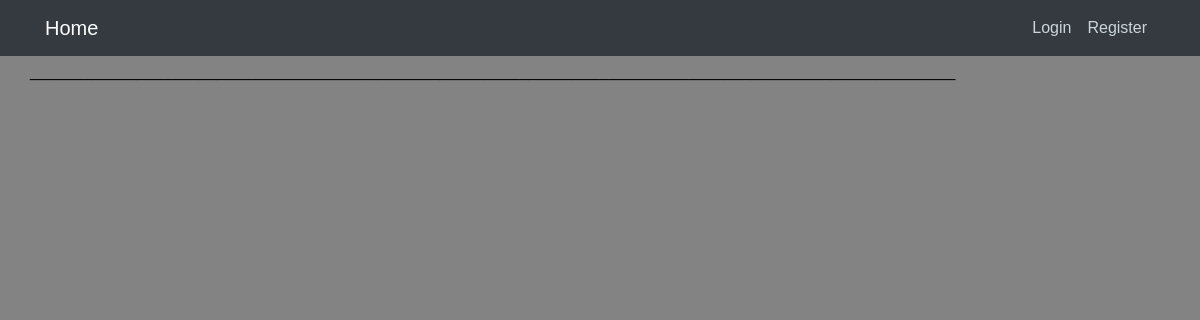
The app's page /, older data.
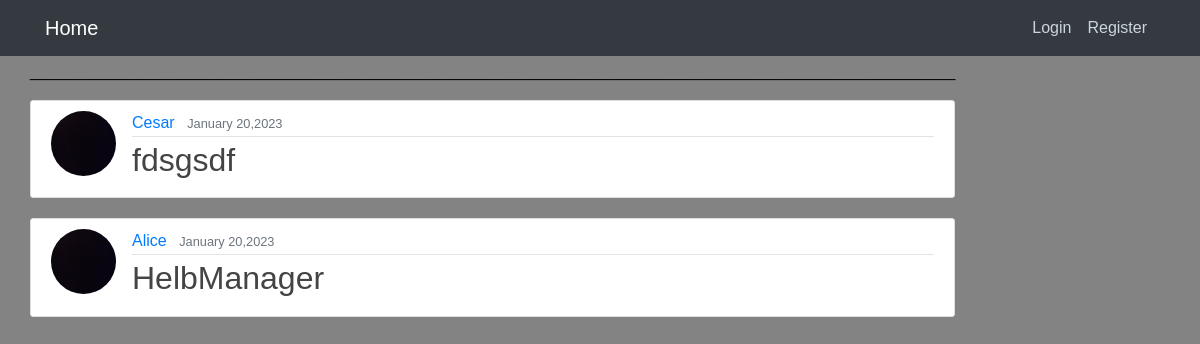
The same page, newer data.
### blog/models.py (models this page shows, shortened)
class Post(models.Model):
    date_posted = models.DateTimeField(default=timezone.now)
    author = models.ForeignKey(User, on_delete=models.CASCADE)
    title = models.CharField(max_length=100)
    contributor = models.CharField(max_length=100)
    status = models.TextField()
    tasks_subtasks =  models.TextField()
    priority =  models.TextField()
    class Meta:
        ordering = ['contributor']

### users/models.py (models this page shows, shortened)
class Profile(models.Model):
    user = models.OneToOneField(User, on_delete=models.CASCADE)
    image = models.ImageField(default='default.jpg', upload_to='profile_pics')

### blog/views.py (the view)
# urls.py: path('', PostListView.as_view(), name='blog-home'),
class PostListView(ListView):
    model = Post
    template_name = 'blog/home.html'
    context_object_name = 'posts'
    ordering = ['-date_posted']

### blog/templates/Blog/home.html (shortened to what this page needs)
{% extends "blog/base.html" %}
{% block content %}
<p>________________________________________________________________________________________________________</p>
{% for post in posts %}
       <article class="media content-section">
        <img class="rounded-circle article-img" src="{{ post.author.profile.image.url}}">
  <div class="media-body">
    <div class="article-metadata">
      <a class="mr-2" href="#">{{ post.author }}</a>
      <small class="text-muted">{{ post.date_posted|date:"F d,Y" }}</small>
    </div>
              <h2><a class="article-title" href="{% url 'post-detail' post.id %}">{{ post.title }}</a></h2>
  </div>
</article>
{% endfor %}
{% endblock %}

### blog/templates/Blog/base.html (shortened to what this page needs)
{% load static %}
<!DOCTYPE html>
<html lang="en">
<head>
    <link href="https://cdn.jsdelivr.net/npm/bootstrap@4.0.0/dist/css/bootstrap.min.css"
 rel="stylesheet">
    <link rel="stylesheet" type="text/css" href="{% static 'blog/main.css' %}">
</head>
<body>
<header class="site-header">
    <nav class="navbar navbar-expand-md navbar-dark bg-dark fixed-top">
        <div class="container">
            <a class="navbar-brand mr-4" href="{% url 'blog-home' %}">Home</a>
            <div class="collapse navbar-collapse" id="navbarToggle">
                <div class="navbar-nav">
                    {% if user.is_authenticated %}
                    <ul class="navbar-nav mr-2">
                        <li class="nav-item dropdown">
                        <a class="nav-link dropdown-toggle" href='#' id="navbarDropdown" role="button" data-toggle="dropdown"> Welcome {{request.user}}</a>
                        <div class="dropdown-menu" aria-labelledby="navbarDropdown">
                                <a class="dropdown-item" href="{% url 'profile' %}">Profil</a>
                                <a class="dropdown-item" href="{% url 'post-create' %}">New Project</a>
                                <a class="dropdown-item" href="/logout">Logout</a>
                    {% else %}
                    <a class="nav-item nav-link" href="{% url 'login' %}">Login</a>
                    <a class="nav-item nav-link" href="{% url 'register' %}">Register</a>
                    {% endif %}
                </div>
            </div>
        </div>
    </nav>
</header>
<main role="main" class="container">
    <div class="row">
        <div class="col-md-20">
            {% block content %}{% endblock %}
        </div>
    </div>
</main>
</body>
</html>

### blog/static/blog/main.css (style rules this page uses)
* { margin: 0; padding: 0; box-sizing: border-box; }
body { background: #838383; color: #000000; margin-top: 5rem; margin: 0; }
header { display: flex; justify-content: center; align-items: center; height: 60px; }
h1, h2, h3, h4, h5, h6 { color: #444444; }
.site-header .navbar-nav .nav-link { color: #cbd5db; }
.content-section { background: #ffffff; padding: 10px 20px; border: 1px solid #dddddd; border-radius: 3px; margin-bottom: 20px; max-width: 1300px; }
.article-title { color: #444444; }
.article-img { height: 65px; width: 65px; margin-right: 16px; }
.article-metadata { padding-bottom: 1px; margin-bottom: 4px; border-bottom: 1px solid #e3e3e3 }
body { font-family: Arial, sans-serif; }

Row changes from the older to the newer data that the page shows:
added Post: author.profile.image (placeholder picture), author "Cesar", date_posted "January 20,2023", title "fdsgsdf"
added Post: author.profile.image (placeholder picture), author "Alice", date_posted "January 20,2023", title "HelbManager"
